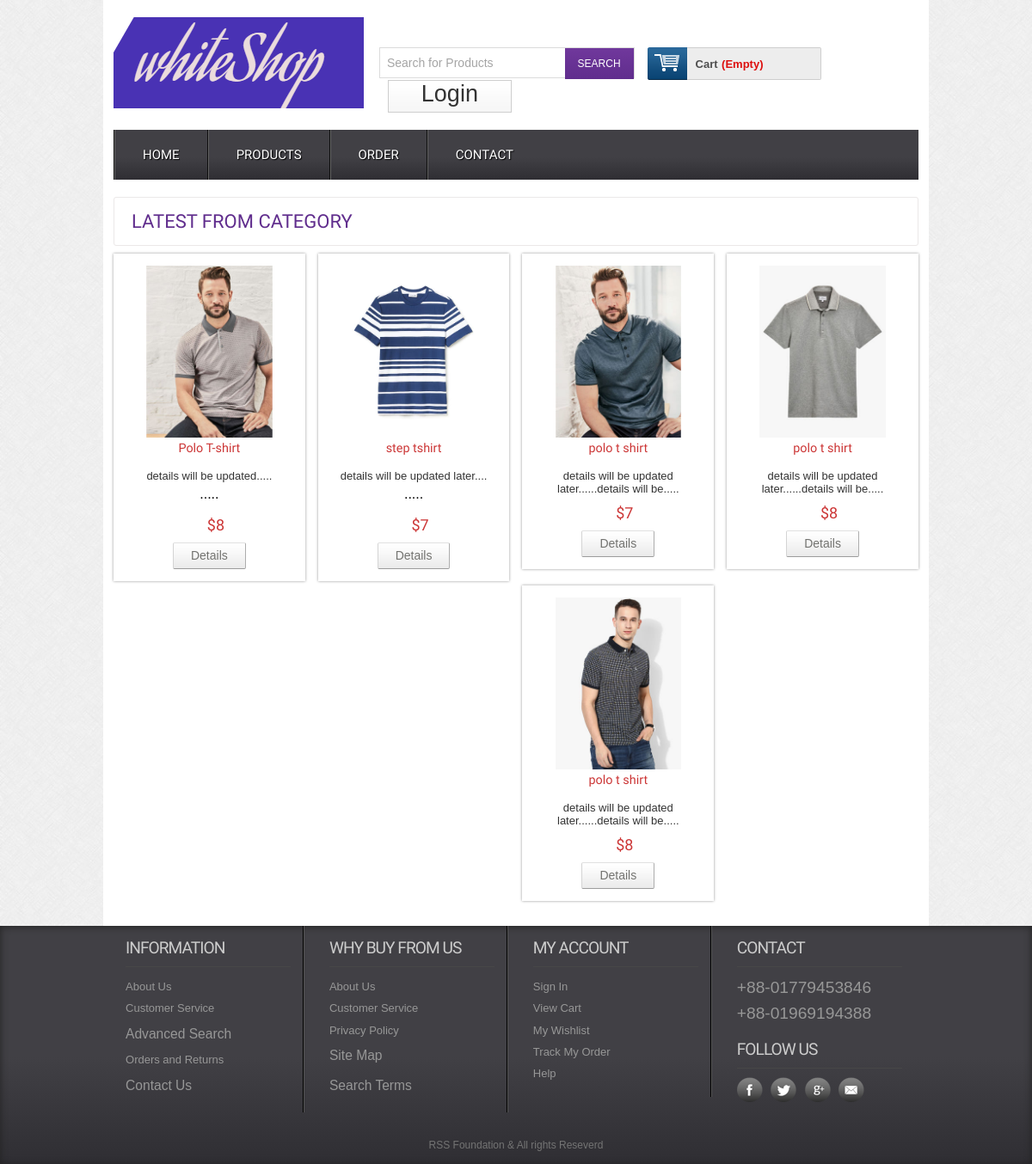
Screenshot of /productbycat.php?catId=8 with the database file from the repository.
### tables this page shows
CREATE TABLE `tbl_product` (
  `productId` int(11) NOT NULL,
  `productName` varchar(250) NOT NULL,
  `catId` int(11) NOT NULL,
  `brandId` int(11) NOT NULL,
  `body` varchar(5000) NOT NULL,
  `price` varchar(20) NOT NULL,
  `image` varchar(250) NOT NULL,
  `type` tinyint(4) NOT NULL
);

### classes/product.php (called while the page is built, shortened)
<?php
	$filepath = realpath(dirname(__FILE__));
	include_once ($filepath.'/../lib/Database.php');
	include_once ($filepath.'/../helpers/Format.php');
?>
<?php
class product{
		private $db;
		public function __construct(){
			$this->db = new Database();
		}
		public function getAllProductsByCat($id){
			$query = "SELECT * FROM tbl_product WHERE catId='$id' ";
			$result = $this->db->select($query);
			return $result;
		}
	}
?>

### lib/Database.php (called while the page is built, shortened)
<?php
Class Database{
   public $host   = DB_HOST;
   public $user   = DB_USER;
   public $pass   = DB_PASS;
   public $dbname = DB_NAME;
   public $link;
private function connectDB(){
   $this->link = new mysqli($this->host, $this->user, $this->pass,
    $this->dbname);
 }
public function select($query){
    $result = $this->link->query($query) or
     die($this->link->error.__LINE__);
    if($result->num_rows > 0){
      return $result;
    } else {
      return false;
  }
 }
}
?>

### helpers/Format.php (called while the page is built, shortened)
<?php
class Format{
 public function textShorten($text, $limit = 400){
    $text = $text. " ";
    $text = substr($text, 0, $limit);
    $text = substr($text, 0, strrpos($text, ' '));
    $text = $text.".....";
    return $text;
 }
}
?>

### productbycat.php (the view, shortened to what this page needs)
<?php include 'inc/header.php';?>
<?php
	if (!isset($_GET['catId']) || $_GET['catId']==null) {
		echo "<script>window.location='404.php'</script>";
	}else{
		$id = preg_replace('/[^-a-zA-Z0-9_]/', '', $_GET['catId']);
	}
?>
 <div class="main">
    <div class="content">
    	<div class="content_top">
    		<div class="heading">
    		<h3>Latest from Category</h3>
    		</div>
    	</div>
		     <div class="section group">
		     	<?php
		     		$productbycat = $pd->getAllProductsByCat($id);
		     		if ($productbycat) {
		     			while ($result = $productbycat->fetch_assoc()) {
		     	?>
				<div class="grid_1_of_4 images_1_of_4">
					 <a href="details.php?proid=<?php echo $result['productId']; ?>"><img height="200px" src="admin/<?php echo $result['image'];?>" alt="" /></a>
					 <h2><?php echo $result['productName'];?></h2>
					 <p><?php echo $fm->textShorten($result['body'],60);?></p>
					 <p><span class="price">$<?php echo $result['price'];?></span></p>
				     <div class="button"><span><a href="details.php?proid=<?php echo $result['productId']; ?>" class="details">Details</a></span></div>
				</div>
				<?php } }else{
					echo "<span style='color:red; font-size:18px'>products of this Category are not available</span> ";
				} ?>
			</div>
	</div>
 </div>
<?php include 'inc/footer.php';?>

### css/style.css (style rules this page uses)
html,body,div,span,applet,object,iframe,h1,h2,h3,h4,h5,h6,p,blockquote,pre,a,abbr,acronym,address,big,cite,code,del,dfn,em,img,ins,kbd,q,s,samp,small,strike,strong,sub,sup,tt,var,b,u,i,dl,dt,dd,ol,nav ul,nav li,fieldset,form,label,legend,table,caption,tbody,tfoot,thead,tr,th,td,article,aside,canvas,details,embed,figure,figcaption,footer,header,hgroup,menu,nav,output,ruby,section,summary,time,mark,audio,video { margin:0;padding:0;border:0;font-size:100%;font:inherit;vertical-align:baseline; }
a { text-decoration:none; }
img { max-width:100%; }
body { font-family:Arial, Helvetica, sans-serif; background:url(../images/body_bg3.jpg); }
.section { clear: both; padding: 0px; margin: 0px; }
.group:before, .group:after { content:""; display:table; }
.group:after { clear:both; }
.group { zoom:1; }
.content { padding:20px 0; background:#FFF; }
.content h2 { font-size:23px; color:#6C6C6C; font-family: 'Monda', sans-serif; }
.content_top { padding:15px 20px; border:1px solid #EBE8E8; border-radius:3px; }
.heading { float:left; margin-right:10%; }
.heading h3 { font-family: 'Monda', sans-serif; font-size:22px; color:#602D8D; text-transform:uppercase; }
.grid_1_of_4 { display: block; float:left; margin: 1% 0 1% 1.6%; box-shadow: 0px 0px 3px rgb(150, 150, 150); }
.grid_1_of_4:first-child { margin-left: 0; }
.images_1_of_4 { width: 20.8%; padding:1.5%; text-align:center; position:relative; }
.images_1_of_4 img { height: 200px; max-width:100%; }
.images_1_of_4 h2 { color: #CC3636; font-family: 'Monda', sans-serif; font-size:0.9em; font-weight : normal; }
.images_1_of_4 p { font-size:0.8125em; padding:0.4em 0; color: #333; }
.images_1_of_4 p span.price { font-size:18px; font-family: 'Monda', sans-serif; color: #CC3636; margin-left:15px; }
.images_1_of_4 .button { float: left; line-height: 1.9em; margin-top: 0.3em; width: 100%; }
.images_1_of_4 .button a { padding:7px 20px; font-size:0.8em; }
.images_1_of_4 .button a { font-family: "Trebuchet MS",Arial,Helvetica,sans-serif; font-size: 14px; line-height: 15px; text-transform: none; color: #737370; text-decoration: none!important; background: url(../images/button-bg.png) repeat-x 0 0 #E8E8E8; display: inline-block; border-left: 1px solid #D4D4D4!important; border-right: 1px solid #ADADAD!important; border-top: 1px solid #E0E0E0!important; border-bottom: 1px solid #9C9C9C!important; cursor: pointer!important; margin: 0 2px; border-radius: 2px; -moz-border-radius: 2px; -webkit-border-radius: 2px; -webkit-transition: all 0.5s ease; -moz-transition: all 0.5s ease; -o-transition: all 0.5s ease; transition: all 0.5s ease; }

### rows the page displays
tbl_product: image (picture), productName "Polo T-shirt", body "details will be updated..... .....", price "8"
tbl_product: image (picture), productName "step tshirt", body "details will be updated later.... .....", price "7"
tbl_product: image (picture), productName "polo t shirt", body "details will be updated later......details will be.....", price "7"
tbl_product: image (picture), productName "polo t shirt", body "details will be updated later......details will be.....", price "8"
tbl_product: image (picture), productName "polo t shirt", body "details will be updated later......details will be.....", price "8"
